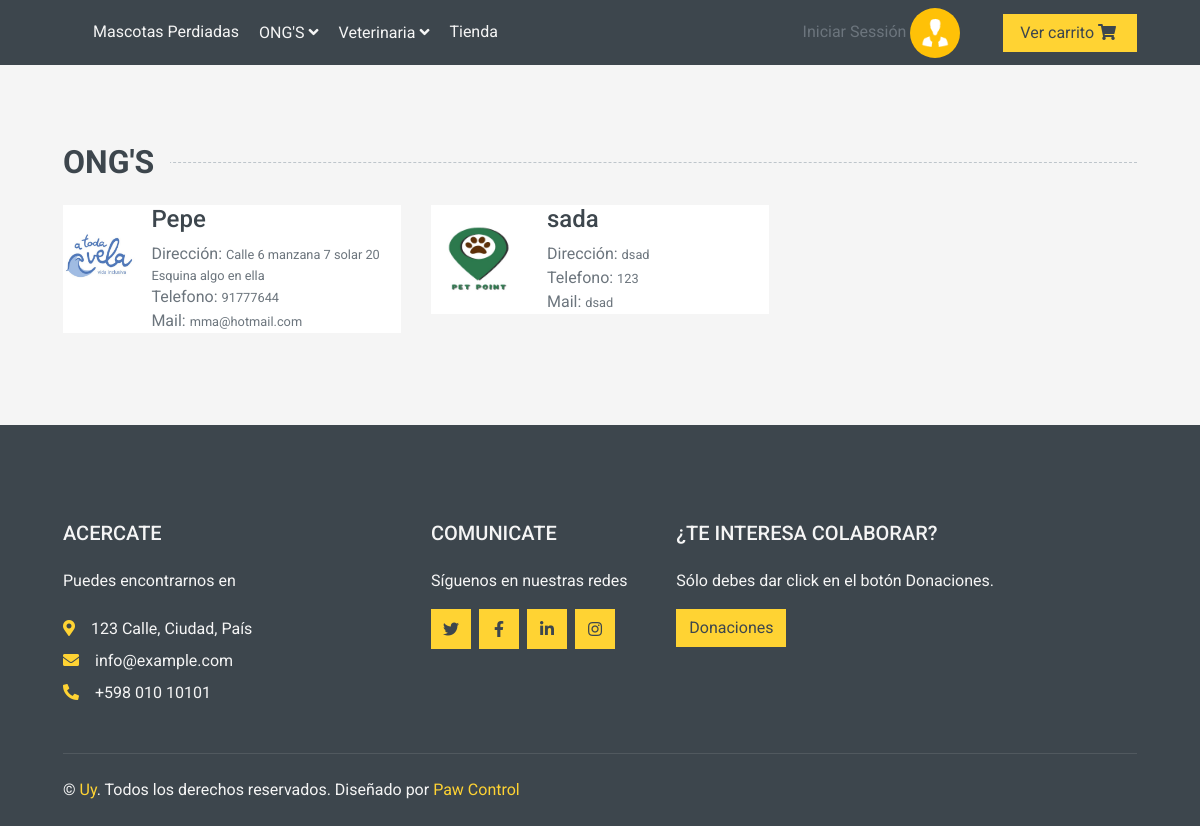
/View/Ong.php, run on the app's committed database.
### tables this page shows
CREATE TABLE `usuario` (
  `codigo` varchar(200) NOT NULL,
  `pass` varchar(200) NOT NULL,
  `nombre` varchar(200) NOT NULL,
  `telefono` int(11) NOT NULL,
  `direccion` varchar(200) NOT NULL,
  `mail` varchar(200) NOT NULL,
  `img` varchar(200) DEFAULT NULL,
  `rol` int(11) NOT NULL
);

### View/Ong.php (the view, shortened to what this page needs)
<?php
$db = new Conexion();
$con = $db->conectar();
$consulta = "SELECT * FROM usuario WHERE rol ='3'";
$resultado = mysqli_query($con, $consulta);
?>
<html lang="es">
<head>
    <link href="https://cdnjs.cloudflare.com/ajax/libs/font-awesome/5.10.0/css/all.min.css" rel="stylesheet">
    <link href="lib/animate/animate.min.css" rel="stylesheet">
    <link href="lib/owlcarousel/assets/owl.carousel.min.css" rel="stylesheet">
    <link href="../Css/style.css" rel="stylesheet">
</head>
<body>
    <?php include "BarrasYLibrerias/BarraNavegacion.php"; ?>
    <div class="container-fluid pt-5">
        <h2 class="section-title position-relative text-uppercase mx-xl-5 mb-4"><span class="bg-secondary pr-3">ONG'S</span></h2>
        <div class="row px-xl-5 pb-3">
            <?php foreach ($resultado as $row) { ?>
                <div class="col-lg-4 col-md-4 col-sm-6 pb-1">
                    <a class="text-decoration-none" href="">
                        <div class="cat-item d-flex align-items-center mb-4">
                            <div class="overflow-hidden" style="width: 100px; height: 100px;">
                                <img class="img-fluid" src="<?php echo substr($row['img'], 3) ?>" alt="">
                            </div>
                            <div class="flex-fill pl-3">
                                <h4><?php echo $row['nombre']; ?></h4>
                                <div class="text-body">Dirección: <small> <?php echo $row['direccion']; ?></small></div>
                                <div class="text-body">Telefono:  <small> <?php echo $row['telefono']; ?></small></div>
                                <div class="text-body">Mail:  <small> <?php echo $row['mail']; ?></small></div>
                            </div>
                        </div>
                    </a>
                </div>
            <?php } ?>
        </div>
    </div>
    <?php
    include "BarrasYLibrerias/Footer.php";
    ?>
</body>
</html>

### data on the page
usuario: img (picture), nombre "Pepe", direccion "Calle 6 manzana 7 solar 20 Esquina algo en ella", telefono "91777644", mail "mma@hotmail.com"
usuario: img (picture), nombre "sada", direccion "dsad", telefono "123", mail "dsad"

### other printed values
$nombre "Iniciar Sessión"
